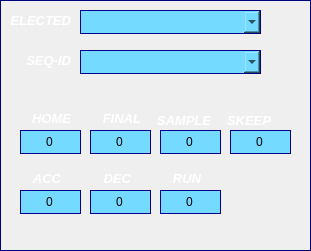
   <widget class="QFrame" name="connectionFrame_4">
    <property name="geometry">
     <rect>
      <x>620</x>
      <y>140</y>
      <width>311</width>
      <height>251</height>
     </rect>
    </property>
    <property name="styleSheet">
     <string notr="true">border-width: 1px;
border-style: solid; 
border-color: darkblue;
border-color: rgb(0, 0, 127);
</string>
    </property>
    <property name="frameShape">
     <enum>QFrame::StyledPanel</enum>
    </property>
    <property name="frameShadow">
     <enum>QFrame::Raised</enum>
    </property>
    <widget class="QLabel" name="label_22">
     <property name="geometry">
      <rect>
       <x>170</x>
       <y>170</y>
       <width>31</width>
       <height>16</height>
      </rect>
     </property>
     <property name="font">
      <font>
       <pointsize>10</pointsize>
       <italic>true</italic>
       <bold>true</bold>
      </font>
     </property>
     <property name="styleSheet">
      <string notr="true">color: rgb(255, 255, 255);
border-width: 0px;
</string>
     </property>
     <property name="text">
      <string>RUN</string>
     </property>
     <property name="alignment">
      <set>Qt::AlignRight|Qt::AlignTrailing|Qt::AlignVCenter</set>
     </property>
    </widget>
    <widget class="QLabel" name="label_23">
     <property name="geometry">
      <rect>
       <x>30</x>
       <y>110</y>
       <width>41</width>
       <height>16</height>
      </rect>
     </property>
     <property name="font">
      <font>
       <pointsize>10</pointsize>
       <italic>true</italic>
       <bold>true</bold>
      </font>
     </property>
     <property name="styleSheet">
      <string notr="true">color: rgb(255, 255, 255);
border-width: 0px;
</string>
     </property>
     <property name="text">
      <string>HOME</string>
     </property>
     <property name="alignment">
      <set>Qt::AlignRight|Qt::AlignTrailing|Qt::AlignVCenter</set>
     </property>
    </widget>
    <widget class="QLabel" name="label_24">
     <property name="geometry">
      <rect>
       <x>100</x>
       <y>170</y>
       <width>31</width>
       <height>16</height>
      </rect>
     </property>
     <property name="font">
      <font>
       <pointsize>10</pointsize>
       <italic>true</italic>
       <bold>true</bold>
      </font>
     </property>
     <property name="styleSheet">
      <string notr="true">color: rgb(255, 255, 255);
border-width: 0px;
</string>
     </property>
     <property name="text">
      <string>DEC</string>
     </property>
     <property name="alignment">
      <set>Qt::AlignRight|Qt::AlignTrailing|Qt::AlignVCenter</set>
     </property>
    </widget>
    <widget class="QLineEdit" name="tomoCfgRun">
     <property name="geometry">
      <rect>
       <x>160</x>
       <y>190</y>
       <width>61</width>
       <height>24</height>
      </rect>
     </property>
     <property name="styleSheet">
      <string notr="true">background-color: rgb(117, 218, 255);
color: rgb(0, 0, 0);
font: 700 12pt &quot;Arial&quot;;
border-width: 1px;
border-style: solid; 
border-color: darkblue;</string>
     </property>
     <property name="text">
      <string>0</string>
     </property>
     <property name="alignment">
      <set>Qt::AlignCenter</set>
     </property>
    </widget>
    <widget class="QLineEdit" name="tomoCfgHome">
     <property name="geometry">
      <rect>
       <x>20</x>
       <y>130</y>
       <width>61</width>
       <height>24</height>
      </rect>
     </property>
     <property name="styleSheet">
      <string notr="true">background-color: rgb(117, 218, 255);
color: rgb(0, 0, 0);
font: 700 12pt &quot;Arial&quot;;
border-width: 1px;
border-style: solid; 
border-color: darkblue;</string>
     </property>
     <property name="text">
      <string>0</string>
     </property>
     <property name="alignment">
      <set>Qt::AlignCenter</set>
     </property>
    </widget>
    <widget class="QLineEdit" name="tomoCfgDec">
     <property name="geometry">
      <rect>
       <x>90</x>
       <y>190</y>
       <width>61</width>
       <height>24</height>
      </rect>
     </property>
     <property name="styleSheet">
      <string notr="true">background-color: rgb(117, 218, 255);
color: rgb(0, 0, 0);
font: 700 12pt &quot;Arial&quot;;
border-width: 1px;
border-style: solid; 
border-color: darkblue;</string>
     </property>
     <property name="text">
      <string>0</string>
     </property>
     <property name="alignment">
      <set>Qt::AlignCenter</set>
     </property>
    </widget>
    <widget class="QLabel" name="label_25">
     <property name="geometry">
      <rect>
       <x>10</x>
       <y>10</y>
       <width>61</width>
       <height>20</height>
      </rect>
     </property>
     <property name="font">
      <font>
       <pointsize>10</pointsize>
       <italic>true</italic>
       <bold>true</bold>
      </font>
     </property>
     <property name="styleSheet">
      <string notr="true">color: rgb(255, 255, 255);
border-width: 0px;
</string>
     </property>
     <property name="text">
      <string>SELECTED</string>
     </property>
     <property name="alignment">
      <set>Qt::AlignRight|Qt::AlignTrailing|Qt::AlignVCenter</set>
     </property>
    </widget>
    <widget class="QComboBox" name="tomoCfgList">
     <property name="geometry">
      <rect>
       <x>80</x>
       <y>10</y>
       <width>181</width>
       <height>24</height>
      </rect>
     </property>
     <property name="styleSheet">
      <string notr="true">background-color: rgb(117, 218, 255);
color: rgb(0, 0, 0);
font: 700 12pt &quot;Arial&quot;;
border-width: 1px;
border-style: solid; 
border-color: darkblue;</string>
     </property>
    </widget>
    <widget class="QLabel" name="label_28">
     <property name="geometry">
      <rect>
       <x>150</x>
       <y>110</y>
       <width>61</width>
       <height>20</height>
      </rect>
     </property>
     <property name="font">
      <font>
       <pointsize>10</pointsize>
       <italic>true</italic>
       <bold>true</bold>
      </font>
     </property>
     <property name="styleSheet">
      <string notr="true">color: rgb(255, 255, 255);
border-width: 0px;
</string>
     </property>
     <property name="text">
      <string>SAMPLE</string>
     </property>
     <property name="alignment">
      <set>Qt::AlignRight|Qt::AlignTrailing|Qt::AlignVCenter</set>
     </property>
    </widget>
    <widget class="QLineEdit" name="tomoCfgFinal">
     <property name="geometry">
      <rect>
       <x>90</x>
       <y>130</y>
       <width>61</width>
       <height>24</height>
      </rect>
     </property>
     <property name="styleSheet">
      <string notr="true">background-color: rgb(117, 218, 255);
color: rgb(0, 0, 0);
font: 700 12pt &quot;Arial&quot;;
border-width: 1px;
border-style: solid; 
border-color: darkblue;</string>
     </property>
     <property name="text">
      <string>0</string>
     </property>
     <property name="alignment">
      <set>Qt::AlignCenter</set>
     </property>
    </widget>
    <widget class="QLabel" name="label_29">
     <property name="geometry">
      <rect>
       <x>100</x>
       <y>110</y>
       <width>41</width>
       <height>16</height>
      </rect>
     </property>
     <property name="font">
      <font>
       <pointsize>10</pointsize>
       <italic>true</italic>
       <bold>true</bold>
      </font>
     </property>
     <property name="layoutDirection">
      <enum>Qt::LeftToRight</enum>
     </property>
     <property name="styleSheet">
      <string notr="true">color: rgb(255, 255, 255);
border-width: 0px;
</string>
     </property>
     <property name="text">
      <string>FINAL</string>
     </property>
     <property name="alignment">
      <set>Qt::AlignRight|Qt::AlignTrailing|Qt::AlignVCenter</set>
     </property>
    </widget>
    <widget class="QLineEdit" name="tomoCfgAcc">
     <property name="geometry">
      <rect>
       <x>20</x>
       <y>190</y>
       <width>61</width>
       <height>24</height>
      </rect>
     </property>
     <property name="styleSheet">
      <string notr="true">background-color: rgb(117, 218, 255);
color: rgb(0, 0, 0);
font: 700 12pt &quot;Arial&quot;;
border-width: 1px;
border-style: solid; 
border-color: darkblue;</string>
     </property>
     <property name="text">
      <string>0</string>
     </property>
     <property name="alignment">
      <set>Qt::AlignCenter</set>
     </property>
    </widget>
    <widget class="QLabel" name="label_30">
     <property name="geometry">
      <rect>
       <x>30</x>
       <y>170</y>
       <width>31</width>
       <height>16</height>
      </rect>
     </property>
     <property name="font">
      <font>
       <pointsize>10</pointsize>
       <italic>true</italic>
       <bold>true</bold>
      </font>
     </property>
     <property name="styleSheet">
      <string notr="true">color: rgb(255, 255, 255);
border-width: 0px;
</string>
     </property>
     <property name="text">
      <string>ACC</string>
     </property>
     <property name="alignment">
      <set>Qt::AlignRight|Qt::AlignTrailing|Qt::AlignVCenter</set>
     </property>
    </widget>
    <widget class="QLineEdit" name="tomoCfgSample">
     <property name="geometry">
      <rect>
       <x>160</x>
       <y>130</y>
       <width>61</width>
       <height>24</height>
      </rect>
     </property>
     <property name="styleSheet">
      <string notr="true">background-color: rgb(117, 218, 255);
color: rgb(0, 0, 0);
font: 700 12pt &quot;Arial&quot;;
border-width: 1px;
border-style: solid; 
border-color: darkblue;</string>
     </property>
     <property name="text">
      <string>0</string>
     </property>
     <property name="alignment">
      <set>Qt::AlignCenter</set>
     </property>
    </widget>
    <widget class="QLabel" name="label_31">
     <property name="geometry">
      <rect>
       <x>210</x>
       <y>110</y>
       <width>61</width>
       <height>20</height>
      </rect>
     </property>
     <property name="font">
      <font>
       <pointsize>10</pointsize>
       <italic>true</italic>
       <bold>true</bold>
      </font>
     </property>
     <property name="styleSheet">
      <string notr="true">color: rgb(255, 255, 255);
border-width: 0px;
</string>
     </property>
     <property name="text">
      <string>SKEEP</string>
     </property>
     <property name="alignment">
      <set>Qt::AlignRight|Qt::AlignTrailing|Qt::AlignVCenter</set>
     </property>
    </widget>
    <widget class="QLineEdit" name="tomoCfgSkp">
     <property name="geometry">
      <rect>
       <x>230</x>
       <y>130</y>
       <width>61</width>
       <height>24</height>
      </rect>
     </property>
     <property name="styleSheet">
      <string notr="true">background-color: rgb(117, 218, 255);
color: rgb(0, 0, 0);
font: 700 12pt &quot;Arial&quot;;
border-width: 1px;
border-style: solid; 
border-color: darkblue;</string>
     </property>
     <property name="text">
      <string>0</string>
     </property>
     <property name="alignment">
      <set>Qt::AlignCenter</set>
     </property>
    </widget>
    <widget class="QLabel" name="label_39">
     <property name="geometry">
      <rect>
       <x>20</x>
       <y>50</y>
       <width>51</width>
       <height>20</height>
      </rect>
     </property>
     <property name="font">
      <font>
       <pointsize>10</pointsize>
       <italic>true</italic>
       <bold>true</bold>
      </font>
     </property>
     <property name="styleSheet">
      <string notr="true">color: rgb(255, 255, 255);
border-width: 0px;
</string>
     </property>
     <property name="text">
      <string>SEQ-ID</string>
     </property>
     <property name="alignment">
      <set>Qt::AlignRight|Qt::AlignTrailing|Qt::AlignVCenter</set>
     </property>
    </widget>
    <widget class="QComboBox" name="tomoCfgId">
     <property name="geometry">
      <rect>
       <x>80</x>
       <y>50</y>
       <width>181</width>
       <height>24</height>
      </rect>
     </property>
     <property name="styleSheet">
      <string notr="true">background-color: rgb(117, 218, 255);
color: rgb(0, 0, 0);
font: 700 12pt &quot;Arial&quot;;
border-width: 1px;
border-style: solid; 
border-color: darkblue;</string>
     </property>
    </widget>
   </widget>
